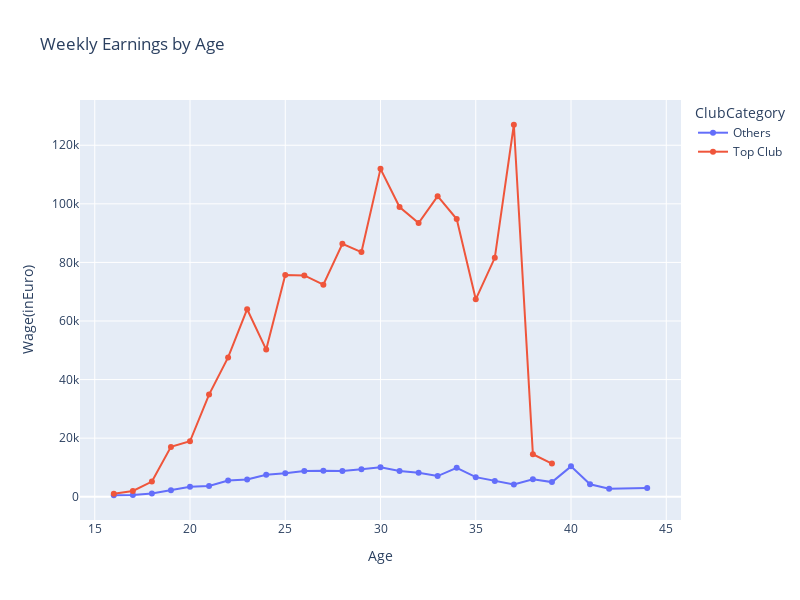

Notebook cell for this chart:
### Code cell
fig = px.line(players_costs, x="Age", y="Wage(inEuro)", title='Weekly Earnings by Age', markers =True, 
              color ='ClubCategory', width=800, height=600, )
fig.show()

### Figure 1 — Plotly figure (JSON) as saved in the notebook; plotly's stock layout.template omitted (floating-point values rounded to 4 significant figures)
{"data": [{"hovertemplate": "ClubCategory=Others<br>Age=%{x}<br>Wage(inEuro)=%{y}<extra></extra>", "legendgroup": "Others", "line": {"color": "#636efa", "dash": "solid"}, "marker": {"symbol": "circle"}, "mode": "markers+lines", "name": "Others", "orientation": "v", "showlegend": true, "type": "scatter", "x": [16, 17, 18, 19, 20, 21, 22, 23, 24, 25, 26, 27, 28, 29, 30, 31, 32, 33, 34, 35, 36, 37, 38, 39, 40, 41, 42, 44], "xaxis": "x", "y": [505, 587.9, 1122.0, 2177.0, 3403.0, 3675.0, 5518.0, 5892.0, 7473.0, 8017.0, 8799.0, 8911.0, 8808.0, 9418.0, 10090.0, 8814.0, 8168.0, 7059.0, 9899.0, 6687.0, 5410.0, 4187.0, 5947.0, 4995.0, 10370.0, 4225, 2750, 3000], "yaxis": "y"}, {"hovertemplate": "ClubCategory=Top Club<br>Age=%{x}<br>Wage(inEuro)=%{y}<extra></extra>", "legendgroup": "Top Club", "line": {"color": "#EF553B", "dash": "solid"}, "marker": {"symbol": "circle"}, "mode": "markers+lines", "name": "Top Club", "orientation": "v", "showlegend": true, "type": "scatter", "x": [16, 17, 18, 19, 20, 21, 22, 23, 24, 25, 26, 27, 28, 29, 30, 31, 32, 33, 34, 35, 36, 37, 38, 39], "xaxis": "x", "y": [1000, 1988.0, 5166.0, 17020.0, 18940.0, 34875, 47550.0, 64020, 50230.0, 75690.0, 75570.0, 72380.0, 86350.0, 83530.0, 111900.0, 98900.0, 93470.0, 102600.0, 94820.0, 67400, 81570.0, 127000, 14500, 11330.0], "yaxis": "y"}], "layout": {"height": 600, "legend": {"title": {"text": "ClubCategory"}, "tracegroupgap": 0}, "title": {"text": "Weekly Earnings by Age"}, "width": 800, "xaxis": {"anchor": "y", "autorange": true, "domain": [0, 1], "range": [14.22, 45.78], "title": {"text": "Age"}, "type": "linear"}, "yaxis": {"anchor": "x", "autorange": true, "domain": [0, 1], "range": [-7945.0, 135500.0], "title": {"text": "Wage(inEuro)"}, "type": "linear"}}}
